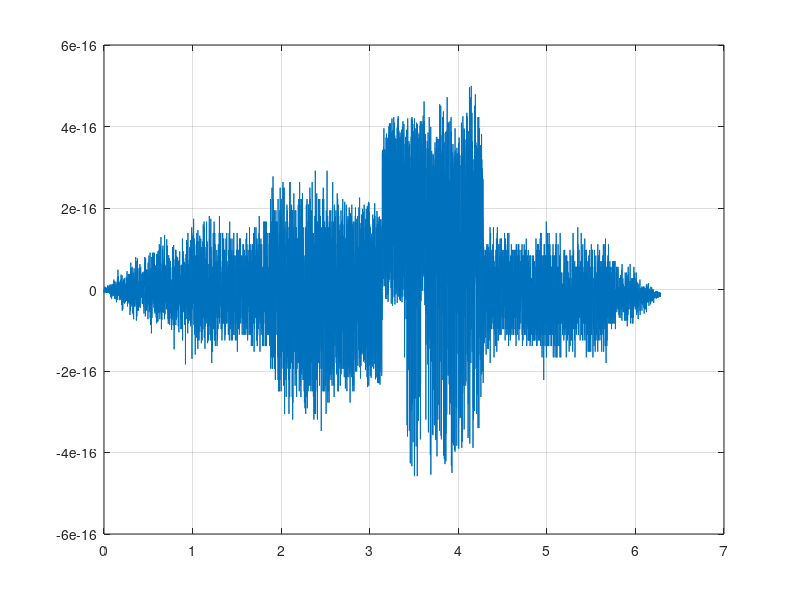

Recreate this plot in MATLAB.
clear
theta = linspace(0,2*pi,8192);

x = -0.1;

ysKot= atan2(sin(theta)+x*sin(theta),cos(theta)+x*sin(theta));
ref = atan2(sin(theta),cos(theta));

ysErr = ysKot-ref;
ysErr(ysErr<-pi)=ysErr(ysErr<-pi)+2*pi;
ysErr(ysErr>pi)=ysErr(ysErr>pi)-2*pi;

pred = zeros(size(theta))-atan(x/(x+2));
    
for n = 1:15
        
    pred= pred + 1/n .* (x/sqrt(x.^2+2*x+2)).^n.* ...
        sin(2*n*theta +n*(pi/2 - atan(x+1)));
    
end

figure(1)
plot(theta',ysErr'-pred')
grid on